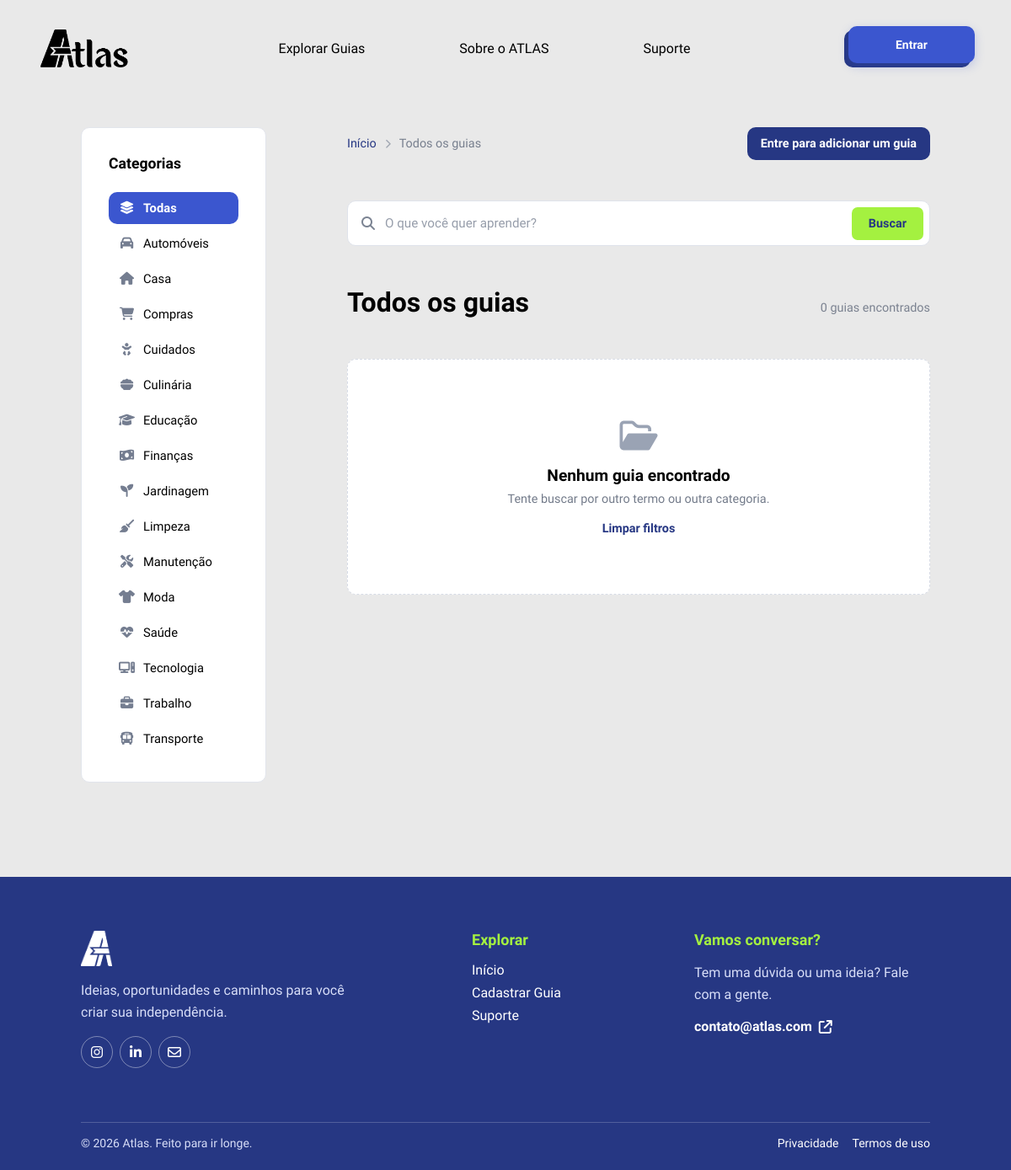
The page /guias.php on the database as committed earlier.
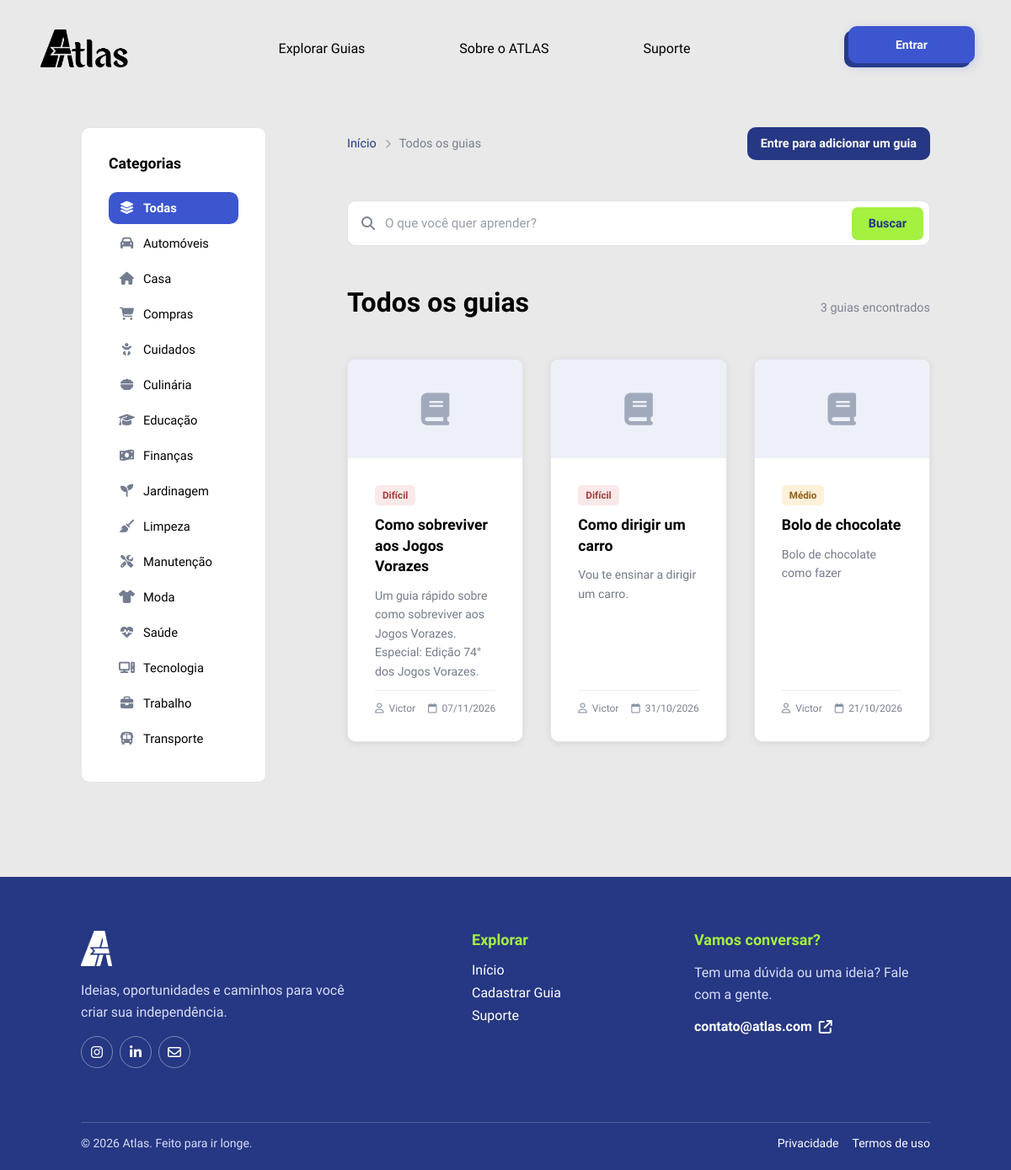
The same page on the database as committed later.
### tables this page shows
CREATE TABLE `guia` (
  `id_guia` int(11) NOT NULL,
  `id_usuario` int(11) NOT NULL,
  `titulo` varchar(200) NOT NULL,
  `descricao` text NOT NULL,
  `categoria` enum('Automóveis','Casa','Compras','Cuidados','Culinária','Educação','Finanças','Jardinagem','Limpeza','Manutenção','Moda','Saúde','Trabalho','Transporte','Tecnologia') NOT NULL,
  `dificuldade` enum('Fácil','Médio','Difícil') NOT NULL,
  `capa` mediumblob NOT NULL,
  `video` text NOT NULL,
  `data_criacao` date NOT NULL DEFAULT current_timestamp(),
  `data_atualizacao` datetime DEFAULT NULL
);

CREATE TABLE `usuario` (
  `id_usuario` int(11) NOT NULL,
  `foto` blob DEFAULT NULL,
  `nome` varchar(100) NOT NULL,
  `email` varchar(150) NOT NULL,
  `senha` varchar(255) NOT NULL,
  `preferencia` enum('Automóveis','Casa','Compras','Cuidados','Culinária','Educação','Finanças','Jardinagem','Limpeza','Manutenção','Moda','Saúde','Tecnologia','Trabalho','Transporte') NOT NULL,
  `nivel` enum('1','2','3','') NOT NULL DEFAULT '3',
  `estado` enum('ativo','inativo','','') NOT NULL DEFAULT 'ativo',
  `data_criacao` datetime NOT NULL DEFAULT current_timestamp()
);

### guias.php (the view, shortened to what the changed rows need)
<?php
require_once __DIR__ . '/conexao.php';
function h($valor): string
{
    return htmlspecialchars((string) $valor, ENT_QUOTES, 'UTF-8');
}
$categoriasValidas = [
    'Automóveis' => ['icone' => 'fa-car', 'valor' => 'Automóveis'],
    'Casa' => ['icone' => 'fa-house', 'valor' => 'Casa'],
    'Compras' => ['icone' => 'fa-cart-shopping', 'valor' => 'Compras'],
    'Cuidados' => ['icone' => 'fa-baby', 'valor' => 'Cuidados'],
    'Culinária' => ['icone' => 'fa-bowl-food', 'valor' => 'Culinária'],
    'Educação' => ['icone' => 'fa-graduation-cap', 'valor' => 'Educação'],
    'Finanças' => ['icone' => 'fa-money-bill-wave', 'valor' => 'Finanças'],
    'Jardinagem' => ['icone' => 'fa-seedling', 'valor' => 'Jardinagem'],
    'Limpeza' => ['icone' => 'fa-broom', 'valor' => 'Limpeza'],
    'Manutenção' => ['icone' => 'fa-screwdriver-wrench', 'valor' => 'Manuntenção'],
    'Moda' => ['icone' => 'fa-shirt', 'valor' => 'Moda'],
    'Saúde' => ['icone' => 'fa-heart-pulse', 'valor' => 'Saúde'],
    'Tecnologia' => ['icone' => 'fa-computer', 'valor' => 'Tecnologia'],
    'Trabalho' => ['icone' => 'fa-briefcase', 'valor' => 'Trabalho'],
    'Transporte' => ['icone' => 'fa-bus', 'valor' => 'Transporte'],
];
$categoriaLabel = $_GET['categoria'] ?? '';
$categoriaValida = isset($categoriasValidas[$categoriaLabel]) ? $categoriaLabel : null;
$pagina = max(1, (int) ($_GET['pagina'] ?? 1));
$porPagina = 9;
$inicio = ($pagina - 1) * $porPagina;
$condicoes = [];
$whereSql = $condicoes ? 'WHERE ' . implode(' AND ', $condicoes) : '';
$sqlTotal = "SELECT COUNT(*) AS total FROM guia $whereSql";
$resultadoTotal = $conn->query($sqlTotal);
$total = (int) mysqli_fetch_assoc($resultadoTotal)['total'];
$sql = "SELECT g.id_guia, g.titulo, g.descricao, g.categoria, g.dificuldade,
               g.data_criacao, u.nome AS autor
        FROM guia g
        LEFT JOIN usuario u ON u.id_usuario = g.id_usuario
        $whereSql
        ORDER BY g.data_criacao DESC
        LIMIT $porPagina OFFSET $inicio";
$resultado = $conn->query($sql);
?>
<!DOCTYPE html>
<html lang="pt-br">
<head>
    <link rel="stylesheet" href="https://cdnjs.cloudflare.com/ajax/libs/font-awesome/6.4.0/css/all.min.css">
    <link rel="stylesheet" href="css/guias.css">
</head>
<body>
    <main class="pagina-guias">
        <div class="categ-div">
            <nav class="categorias-lista">
                <a class="categoria-link <?= $categoriaValida === null ? 'ativa' : '' ?>" href="guias.php">
                    <i class="fa-solid fa-layer-group"></i> Todas
                </a>
                <?php foreach ($categoriasValidas as $label => $dados): ?>
                    <a class="categoria-link <?= $categoriaValida === $label ? 'ativa' : '' ?>" href="guias.php?categoria=<?= urlencode($label) ?>">
                        <i class="fa-solid <?= $dados['icone'] ?>"></i> <?= h($label) ?>
                    </a>
                <?php endforeach; ?>
            </nav>
        </div>
        <section class="lado-guias">
            <div class="titulo-resultados">
                <h1><?= $categoriaValida ? h($categoriaValida) : 'Todos os guias' ?></h1>
                <span class="contador-guias"><?= $total ?> <?= $total === 1 ? 'guia encontrado' : 'guias encontrados' ?></span>
            </div>
            <?php if ($total === 0): ?>
                <div class="estado-vazio">
                    <i class="fa-regular fa-folder-open"></i>
                    <h3>Nenhum guia encontrado</h3>
                    <p>Tente buscar por outro termo ou outra categoria.</p>
                    <a href="guias.php">Limpar filtros</a>
                </div>
            <?php else: ?>
                <div class="guias">
                    <?php while ($guia = $resultado->fetch_assoc()): ?>
                        <a class="guia-card" href="guia.php?id=<?= (int) $guia['id_guia'] ?>" id="guia">
                            <div class="guia-capa">
                            </div>
                            <div class="guia-corpo">
                                <span class="tag-dificuldade <?= h(mb_strtolower($guia['dificuldade'], 'UTF-8')) ?>"><?= h($guia['dificuldade']) ?></span>
                                <h3><?= h($guia['titulo']) ?></h3>
                                <p><?= h(mb_strimwidth(trim($guia['descricao']), 0, 110, '…', 'UTF-8')) ?></p>
                                <div class="guia-meta">
                                    <span><i class="fa-regular fa-user"></i> <?= h($guia['autor'] ?: 'Comunidade ATLAS') ?></span>
                                    <span><i class="fa-regular fa-calendar"></i> <?= h(date('d/m/Y', strtotime($guia['data_criacao']))) ?></span>
                                </div>
                            </div>
                        </a>
                    <?php endwhile; ?>
                </div>
            <?php endif; ?>
        </section>
    </main>
</body>
</html>

Rows that differ between the two databases and show on the page:
added guia: dificuldade "Difícil", titulo "Como sobreviver aos Jogos Vorazes", descricao "Um guia rápido sobre como sobreviver aos Jogos Vorazes. Especial: Edição 74° dos Jogos Vorazes.", id_usuario.nome "Victor", data_criacao "07/11/2026"
added guia: dificuldade "Difícil", titulo "Como dirigir um carro", descricao "Vou te ensinar a dirigir um carro.", id_usuario.nome "Victor", data_criacao "31/10/2026"
added guia: dificuldade "Médio", titulo "Bolo de chocolate", descricao "Bolo de chocolate como fazer", id_usuario.nome "Victor", data_criacao "21/10/2026"
Other text that changed with them:
$total: "0" → "3"
text no longer shown: "Nenhum guia encontrado Tente buscar por outro termo ou outra categoria. Limpar filtros"
